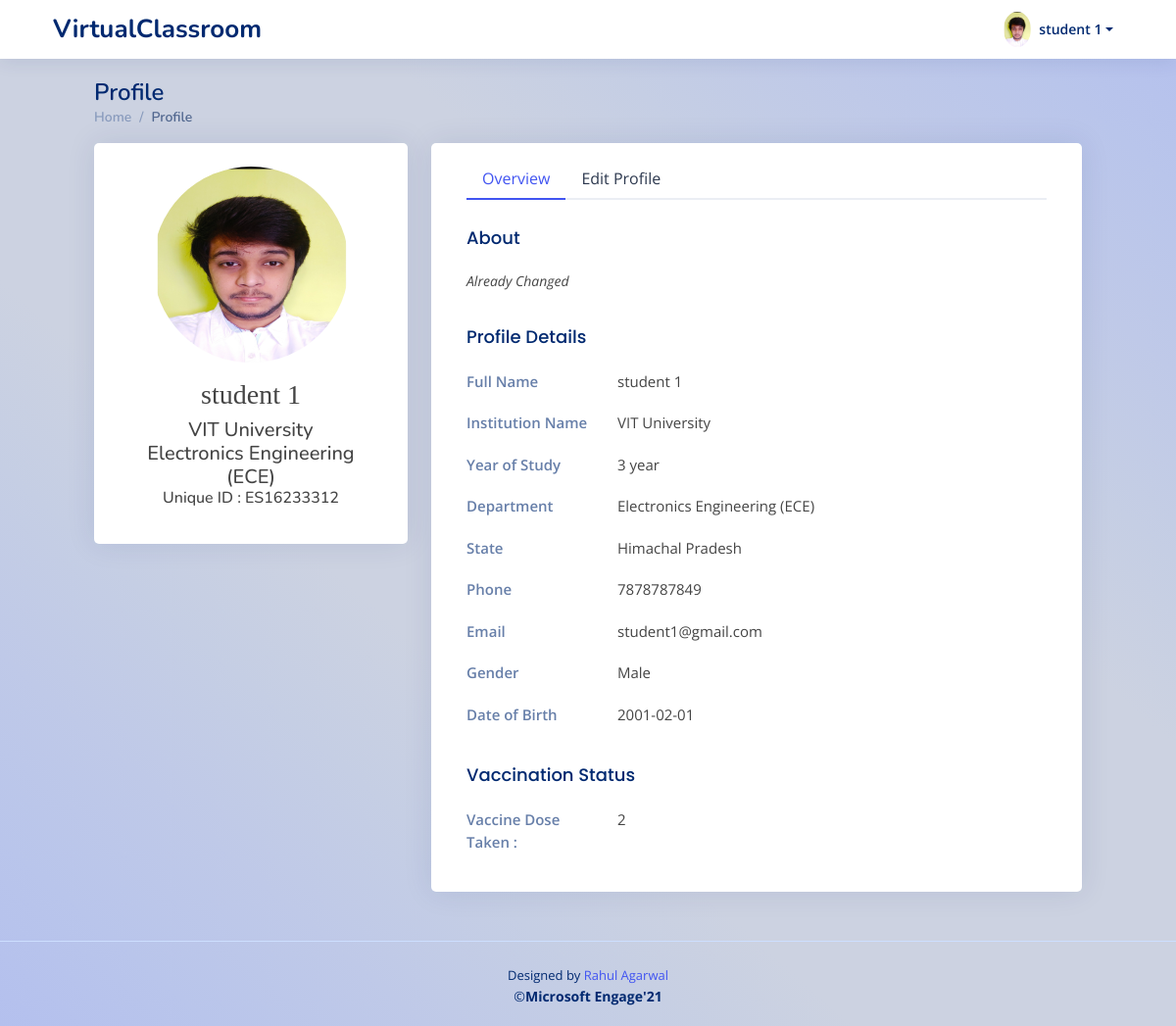
The app's page /student_profile/ (signed in) with its own data.
### myapp/models.py (models this page shows, shortened)
class StudentDetails(models.Model):
    studentId = models.ForeignKey(User,on_delete=models.CASCADE)
    studentName = models.CharField(max_length=100,null=False)
    studentPhone = PhoneNumberField(null=False, blank=False, unique=False, default='+91')
    studentGender = models.CharField(max_length=20,null=False)
    studentDOB = models.DateTimeField(default=datetime.now,null=True)
    studentDepartment = models.CharField(max_length = 50, blank= True, null= True, default=' ')
    studentDesc = models.TextField(blank=False,null=True)
    studentCollege = models.CharField(max_length=100,null=False)
    collegeState = models.CharField(max_length=50,null=False)
    yearOfStudy = models.CharField(max_length=2,null=True)
    studentPic = models.ImageField(upload_to='StudentPic/', null=True, blank=True)
    user_date = models.DateTimeField(default=datetime.now,null=True)

### myapp/views.py (the view, shortened to what this page needs)
# urls.py: path('student_profile/',views.studentProfile,name='studentProfile'),
@login_required
def studentProfile(request):
    if request.user.is_active and not request.user.is_staff and not request.user.is_superuser:
        user=request.user
        userDetails = StudentDetails.objects.get(studentId = user.pk)
        dose = 0
        try:
            vaccine = VaccineStatus.objects.get(userId = user.pk)
            print('------in-------')
            dose = vaccine.vaccineDose
        except:
            dose = 0
        context={
            'userDetails' : userDetails,
            'dose' : dose
        }
        return render(request,'student/studentProfile.html',context)
    else:
        return redirect('studentLogin')

### myapp/templates/student/studentProfile.html (shortened to what this page needs)
{% extends 'base.html' %}
{% block content %}
  <header id="header" class="header fixed-top d-flex align-items-center px-lg-5">
    <div class="d-flex align-items-center justify-content-between">
      <a href="{% url 'studentDashboard' %}" class="logo d-flex align-items-center">
        <span class="d-lg-block">VirtualClassroom</span>
      </a>
    </div>
    <nav class="header-nav ms-auto">
      <ul class="d-flex align-items-center">
        <li class="nav-item dropdown pe-3">
          <a class="nav-link nav-profile d-flex align-items-center pe-0" href="#" data-bs-toggle="dropdown">
            {% if userDetails.studentPic %}
            <img src="{{ userDetails.studentPic.url }}" alt="Profile" class="rounded-circle">
            {% endif %}
            <span class="d-none d-md-block dropdown-toggle ps-2">{{user.first_name}} {{user.last_name}}</span>
          </a>
        </li>
      </ul>
    </nav>
  </header>
  <main id="main" class="main px-lg-5 mx-lg-5">
    <div class="pagetitle">
      <h1>Profile</h1>
      <nav>
        <ol class="breadcrumb">
          <li class="breadcrumb-item"><a href="{% url 'studentDashboard' %}">Home</a></li>
          <li class="breadcrumb-item active">Profile</li>
        </ol>
      </nav>
    </div>
    <section class="section profile">
      <div class="row">
        <div class="col-xl-4">
          <div class="card">
              <div class="card-body  align-items-center">
              <div class=" text-center py-3 mx-1 mt-2" style="border-radius:10px;">
                <div class="px-4">
                  <div class="m-auto ">
                    <div class="user-profile-photo  m-auto " style="border:50%; height:200px; width:200px;">
                      {% if userDetails.studentPic  %}
                        <img src="{{ userDetails.studentPic.url }}" style="border:50%; height:200px; width:200px;" alt="" class="rounded-circle">
                      {% endif %}
                    </div>
                  </div>
                  <div class="">
                    <h3  class="mt-3" style="font-family:impact;"> {{user.first_name}} {{user.last_name}}</h3>
                    <h5 class="my-0">{{ userDetails.studentCollege }}</h5>
                    <h5 class="my-0">{{userDetails.studentDepartment}}</h5>
                    <h6 class="my-0">Unique ID : {{userDetails.studentId}}</h6>
                  </div>
                </div>
              </div>
            </div>
          </div>
        </div>
        <div class="col-xl-8">
          <div class="card px-3">
            <div class="card-body pt-3">
              <ul class="nav nav-tabs nav-tabs-bordered">
                <li class="nav-item">
                  <button class="nav-link active" data-bs-toggle="tab" data-bs-target="#profile-overview">Overview</button>
                </li>
                <li class="nav-item">
                  <button class="nav-link" data-bs-toggle="tab" data-bs-target="#profile-edit">Edit Profile</button>
                </li>
              </ul>
              <div class="tab-content pt-2">
                <div class="tab-pane fade show active profile-overview" id="profile-overview">
                  <h5 class="card-title">About</h5>
                  <p class="small fst-italic">{{userDetails.studentDesc}}</p>
                  <h5 class="card-title">Profile Details</h5>
                  <div class="row">
                    <div class="col-lg-3 col-md-4 label ">Full Name</div>
                    <div class="col-lg-9 col-md-8">{{user.first_name}} {{user.last_name}}</div>
                  </div>
                  <div class="row">
                    <div class="col-lg-3 col-md-4 label">Institution Name</div>
                    <div class="col-lg-9 col-md-8">{{userDetails.studentCollege}}</div>
                  </div>
                  <div class="row">
                    <div class="col-lg-3 col-md-4 label">Year of Study</div>
                    <div class="col-lg-9 col-md-8">{{userDetails.yearOfStudy}} year</div>
                  </div>
                  <div class="row">
                    <div class="col-lg-3 col-md-4 label">Department</div>
                    <div class="col-lg-9 col-md-8">{{userDetails.studentDepartment}}</div>
                  </div>
                  <div class="row">
                    <div class="col-lg-3 col-md-4 label">State</div>
                    <div class="col-lg-9 col-md-8">{{userDetails.collegeState}}</div>
                  </div>
                  <div class="row">
                    <div class="col-lg-3 col-md-4 label">Phone</div>
                    <div class="col-lg-9 col-md-8">{{userDetails.studentPhone}}</div>
                  </div>
                  <div class="row">
                    <div class="col-lg-3 col-md-4 label">Email</div>
                    <div class="col-lg-9 col-md-8">{{user.email}}</div>
                  </div>
                  <div class="row">
                    <div class="col-lg-3 col-md-4 label ">Gender</div>
                    <div class="col-lg-9 col-md-8">{{userDetails.studentGender}}</div>
                  </div>
                  <div class="row">
                    <div class="col-lg-3 col-md-4 label ">Date of Birth</div>
                    <div class="col-lg-9 col-md-8">{{userDetails.studentDOB | date:'Y-m-d'}}</div>
                  </div>
                  <h5 class="card-title">Vaccination Status</h5>
                  <div class="row">
                    <div class="col-lg-3 col-md-4 label ">Vaccine Dose Taken : </div>
                    <div class="col-lg-9 col-md-8">{{dose}}</div>
                  </div>
                </div>
              </div>
            </div>
          </div>
        </div>
      </div>
    </section>
  </main>
  {% include 'partials/_footer.html'%}
  {% endblock %}

### static/css/style.css (style rules this page uses)
:root { scroll-behavior: smooth; }
body { font-family: "Open Sans", sans-serif; background: #f6f9ff; color: #444444; }
a { color: #4154f1; text-decoration: none; }
h1, h2, h3, h4, h5, h6 { font-family: "Nunito", sans-serif; }
#main { margin-top: 60px; padding: 20px 30px; transition: all 0.3s; }
.pagetitle { margin-bottom: 10px; }
.pagetitle h1 { font-size: 24px; margin-bottom: 0; font-weight: 600; color: #012970; }
.card { margin-bottom: 30px; border: none; border-radius: 5px; box-shadow: 0px 0 30px rgba(1, 41, 112, 0.1); overflow: hidden; }
.card-title { padding: 20px 0 15px 0; font-size: 18px; font-weight: 500; color: #012970; font-family: "Poppins", sans-serif; }
.card-body { padding: 0 20px 20px 20px; }
.breadcrumb { font-size: 14px; font-family: "Nunito", sans-serif; color: #899bbd; font-weight: 600; }
.breadcrumb a { color: #899bbd; transition: 0.3s; }
.breadcrumb .breadcrumb-item::before { color: #899bbd; }
.breadcrumb .active { color: #51678f; font-weight: 600; }
.nav-tabs-bordered { border-bottom: 2px solid #ebeef4; }
.nav-tabs-bordered .nav-link { margin-bottom: -2px; border: none; color: #2c384e; }
.nav-tabs-bordered .nav-link.active { background-color: #fff; color: #4154f1; border-bottom: 2px solid #4154f1; }
.logo { line-height: 1; }
@media (min-width: 1200px) { .logo { width: 280px; } }
.logo span { font-size: 26px; font-weight: 700; color: #012970; font-family: "Nunito", sans-serif; }
.header { transition: all 0.5s; z-index: 997; height: 60px; box-shadow: 0px 2px 20px rgba(1, 41, 112, 0.1); background-color: #fff; padding-left: 20px; }
.header-nav ul { list-style: none; }
.header-nav > ul { margin: 0; padding: 0; }
.header-nav .nav-profile { color: #012970; }
.header-nav .nav-profile img { max-height: 36px; }
.header-nav .nav-profile span { font-size: 14px; font-weight: 600; }
@media (min-width: 1200px) { #main, #footer { margin-left: 0px; } }
.profile .profile-overview .row { margin-bottom: 20px; font-size: 15px; }
.profile .profile-overview .card-title { color: #012970; }
.profile .profile-overview .label { font-weight: 600; color: rgba(1, 41, 112, 0.6); }

### templates/base.html (style rules this page uses)
body { background-image: linear-gradient(to left bottom, #b4c0ee, #b9c5eb, #bfc9e8, #c5cee4, #ccd2e1, #ccd2e1, #ccd2e1, #ccd2e1, #c5cee4, #bfc9e8, #b9c5eb, #b4c0ee); min-height: 100vh; display: flex; flex-direction: column; }

### records on screen
StudentDetails: studentPic (picture), studentCollege "VIT University", studentDepartment "Electronics Engineering (ECE)", studentId "ES16233312", studentDesc "Already Changed", yearOfStudy "3", collegeState "Himachal Pradesh", studentPhone "7878787849", studentGender "Male", studentDOB "2001-02-01"

### other values on screen
{{ user.first_name }} "student"
{{ user.last_name }} "1"
{{ user.email }} "student1@gmail.com"
{{ dose }} "2"
